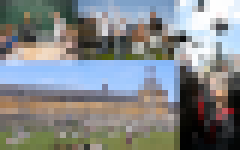
#> input picture assignment1/images/bonn2.png, 40 x 25 px (shown 6 times larger)
$ python sheet01.py ../images/bonn2.png
#> lines starting #> are read from the running program, lines starting #| are printed output that depends on the picture
import cv2 as cv
import numpy as np
from matplotlib import pyplot as plt
import random
import time
import sys


def display(img):
    cv.imshow('image', img)
    cv.waitKey(0)
    cv.destroyAllWindows()

def plot(img):
    plt.imshow(img, cmap="gray")
    plt.show()

if __name__ == '__main__':
    img_path = sys.argv[1]

    img = cv.imread(img_path, cv.IMREAD_GRAYSCALE)
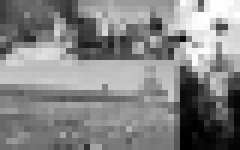
#> img: shape (25, 40) (shown 6 times larger); min 1, max 254, mean 132.9

#    =========================================================================
#    ==================== Task 1 =================================
#    =========================================================================

    print('Task 1:');

    # a)

    # This function computes the integral image dynamically in linear time - left to right and top to bottom

    def calc_integral_image(img):
        img_integral = np.zeros((img.shape[0], img.shape[1]))
        for i in range(img.shape[0]):
            for k in range(img.shape[1]):
                top, left, topleft = 0,0,0
                if(k - 1 >= 0):
                    left = img_integral[i][k-1]
                if(i - 1 >= 0):
                    top = img_integral[i-1][k]
                if(i -1 >= 0 and k-1 >= 0):
                    topleft = img_integral[i-1][k-1]
                img_integral[i][k] = left + top - topleft + img[i][k]
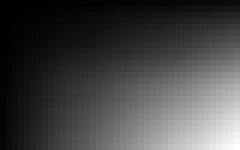
#> img_integral: shape (25, 40) float64 (shown 6 times larger); min 65, max 132857, mean 35981.3; drawn with min black and max white
        return img_integral

    # Calculate the integral image from the source

    img_integral = calc_integral_image(img)

    # Normalize the integral image so it can be displayed as 0-255 grayscale.

    output = (img_integral / np.max(img_integral) * 255).astype(np.uint8)

    display(output)

    # b) Compute the mean intensity of the image in the three ways.

    def mean_by_summation(img):
        sum = 0
        for px in np.nditer(img):
            sum = sum + px
#> this loop made 1000 passes
#> (px, sum) on passes 1 to 3: (65, 65), (81, 146), (99, 245)
#> after the loop, sum = 132857
        mean = sum / np.size(img)
#> mean = 132.9
#| 132.857
        return mean

    def mean_by_cv_integral(img):
        cv_integral = cv.integral(img)
        mean = cv_integral[cv_integral.shape[0] -1][cv_integral.shape[1] -1] / np.size(img)
#> mean = 132.9
#| 132.857
        return mean

    def mean_by_own_integral(img):
        img_integral = calc_integral_image(img)
        mean = img_integral[img_integral.shape[0] -1][img_integral.shape[1] -1] / np.size(img)
#> mean = 132.9
        return mean

    print('mean three ways:')
    print(mean_by_summation(img))
    print(mean_by_cv_integral(img))
    print(mean_by_own_integral(img))
#| 132.857

    # c) create random patches

#> (the run stopped early here; a loop or call above may not have finished)
